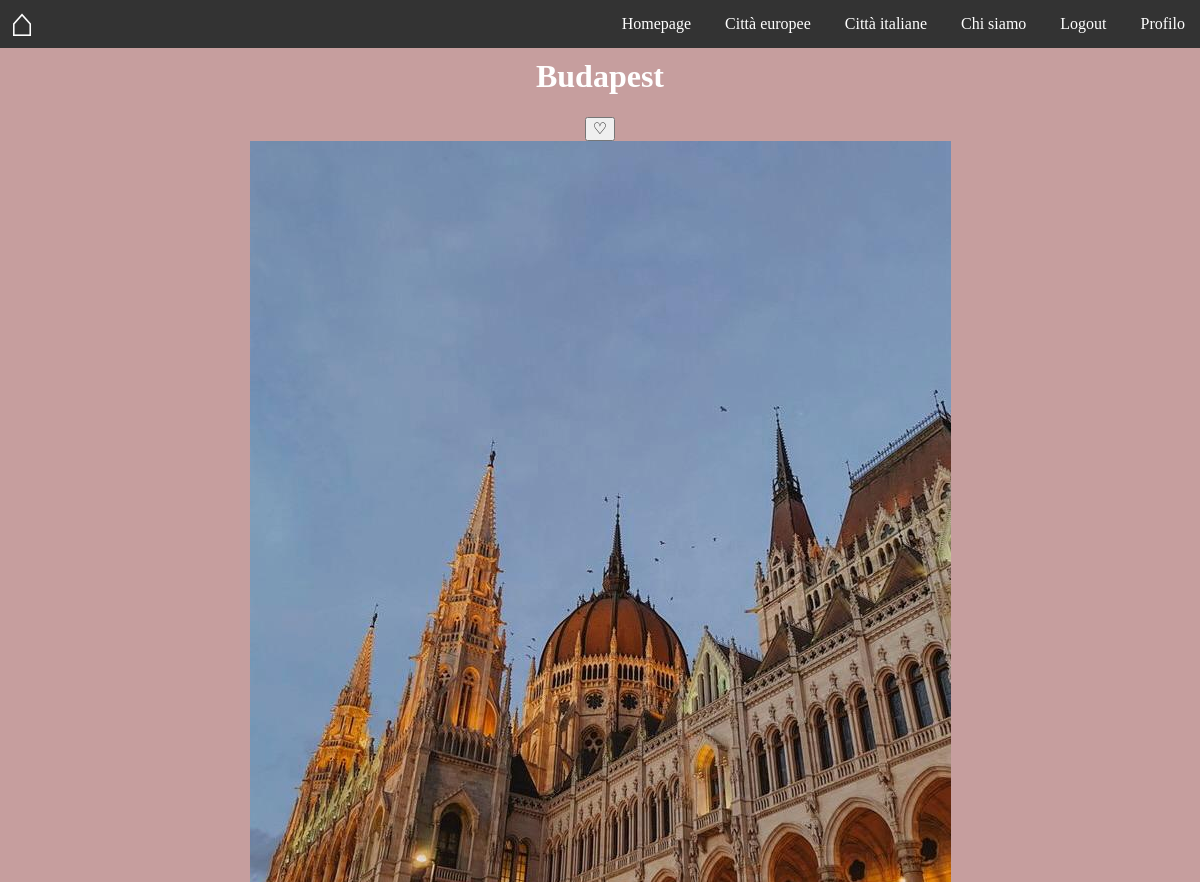
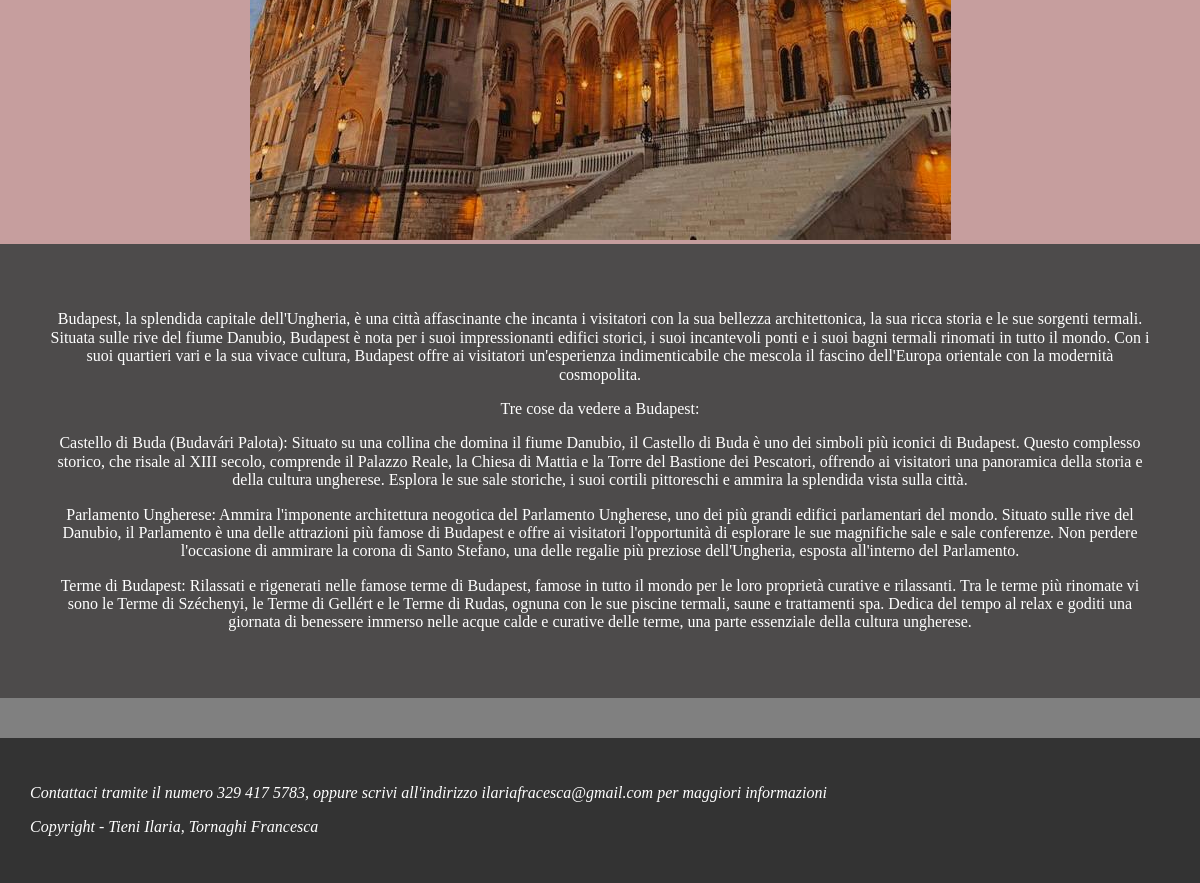
The app's page /pagine/città.php?cod=13 (signed in) with its own data (2 pictures, top to bottom).
### pagine/città.php (the view, shortened to what this page needs)
<?php
require("connessione.php");
$cod = $_GET["cod"];
$sql = "SELECT cod, nome, foto, descrizione, stato_regione FROM città WHERE cod = ?";
$stmt = $conn->prepare($sql);
$stmt->bind_param("s", $cod);
$stmt->execute();
$ris = $stmt->get_result();
if ($ris->num_rows > 0) {
    $riga = $ris->fetch_assoc();
    $nome = $riga['nome'];
    $descrizione = $riga['descrizione'];
    $foto = $riga["foto"];
} else {
    echo "<p>Nessun risultato trovato!</p>";
}
$is_favorite = false;
?>
<!DOCTYPE html>
<html lang="it">
<head>
<link rel="stylesheet" href="https://cdnjs.cloudflare.com/ajax/libs/normalize/8.0.1/normalize.min.css" />
<link rel="stylesheet" type="text/css" href="../style.css">
</head>
<body>
<header class="header clearfix">
    <a href="https://www.airbnb.it/?c=.pi0.pk182361646_2299084126&gclsrc=aw.ds&&c=.pi0.pk182361646_2299084126&ghost=true&gad_source=1&gclid=EAIaIQobChMIyuqvgMPNhAMVPZODBx3dFAplEAAYASAAEgIrDPD_BwE" class="header_logo">⌂</a>
    <ul class="header_menu animate">
        <li class="header_menu_item"><a href="../index.php">Homepage</a></li>
        <li class="header_menu_item"><a href="Europa.php">Città europee</a></li>
        <li class="header_menu_item"><a href="Italia.php">Città italiane</a></li>
        <li class="header_menu_item"><a href="chi_siamo.php">Chi siamo</a></li>
        <li class="header_menu_item"><a href="logout.php">Logout</a></li>
        <li class="header_menu_item"><a href="profilo.php">Profilo</a></li>
    </ul>
</header>
<div class="citta">
    <h1 style="text-align: center; margin-top: 0px; padding-top: 10px"><?php echo htmlspecialchars($nome); ?></h1>
    <form method="post">
        <button type="submit" name= "add_to_favorites">
            <?php echo $is_favorite ? "♥" : "♡"; ?>
        </button>
    </form>
    <div class="copertina-fr">
        <?php echo "<img class='citta_immagine' src='../immaginii/" . htmlspecialchars($foto) . "' alt='" . htmlspecialchars($nome) . "'>"; ?>
    </div>
    <div class="citta_text">
        <?php
        if ($descrizione) {
            $paragrafi = explode("\n", $descrizione);
            foreach ($paragrafi as $paragrafo) {
                echo "<p>" . htmlspecialchars($paragrafo) . "</p>";
            }
        }
        ?>
    </div>
</div>
</body>
<?php
        require("footer.php");
    ?>
</html>

### style.css (style rules this page uses)
html,body { height: 100%; }
body { background: grey; font-family: Georgia, 'Times New Roman', Times, serif; color: #fff }
.animate { -webkit-transition: all 0.3s ease-out; transition: all 0.3s ease-out; }
.header { background: #333; }
.header_logo { color: #fff; float: left center; text-decoration: none; font-size: 40px; padding: 10px; }
.header_menu { float: right; margin:0; padding: 0 }
.header_menu_item { display: inline-block; }
.header_menu_item a { color: #fff; display: block; padding: 15px; text-decoration: none; }
.citta { text-align: center; background: rgb(198, 158, 158) }
.citta_text { background: rgb(77, 75, 75); padding: 50px; color: #fff }
.clearfix:after { visibility: hidden; display: block; font-size: 0; content: " "; clear: both; height: 20 ; }
.clearfix { display: inline-block; }
.clearfix { display: block; }
*::before, *::after { -webkit-box-sizing: border-box; -moz-box-sizing: border-box; box-sizing: border-box; }

### records on screen
città: nome "Budapest", foto (picture), descrizione "Budapest, la splendida capitale dell'Ungheria, è una città affascinante che incanta i visitatori con la sua bellezza architettonica, la sua ricca storia e le sue sorgenti termali. Situata sulle rive del fiume Danubio, Budapest è nota per i suoi impressionanti edifici storici, i suoi incantevoli ponti e i suoi bagni termali rinomati in tutto il mondo. Con i suoi quartieri vari e la sua vivace cultura, Budapest offre ai visitatori un'esperienza indimenticabile che mescola il fascino dell'Europa orientale con la modernità cosmopolita.", descrizione "Tre cose da vedere a Budapest:", descrizione "Castello di Buda (Budavári Palota): Situato su una collina che domina il fiume Danubio, il Castello di Buda è uno dei simboli più iconici di Budapest. Questo complesso storico, che risale al XIII secolo, comprende il Palazzo Reale, la Chiesa di Mattia e la Torre del Bastione dei Pescatori, offrendo ai visitatori una panoramica della storia e della cultura ungherese. Esplora le sue sale storiche, i suoi cortili pittoreschi e ammira la splendida vista sulla città.", descrizione "Parlamento Ungherese: Ammira l'imponente architettura neogotica del Parlamento Ungherese, uno dei più grandi edifici parlamentari del mondo. Situato sulle rive del Danubio, il Parlamento è una delle attrazioni più famose di Budapest e offre ai visitatori l'opportunità di esplorare le sue magnifiche sale e sale conferenze. Non perdere l'occasione di ammirare la corona di Santo Stefano, una delle regalie più preziose dell'Ungheria, esposta all'interno del Parlamento.", descrizione "Terme di Budapest: Rilassati e rigenerati nelle famose terme di Budapest, famose in tutto il mondo per le loro proprietà curative e rilassanti. Tra le terme più rinomate vi sono le Terme di Széchenyi, le Terme di Gellért e le Terme di Rudas, ognuna con le sue piscine termali, saune e trattamenti spa. Dedica del tempo al relax e goditi una giornata di benessere immerso nelle acque calde e curative delle terme, una parte essenziale della cultura ungherese."
